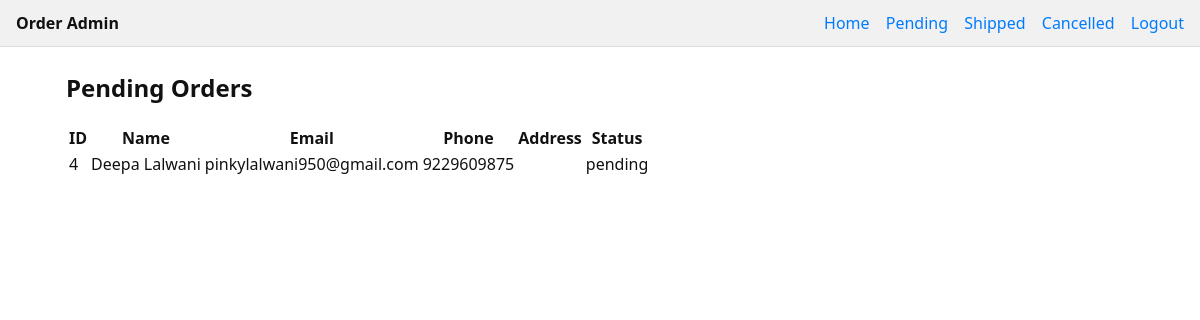
/admin/orders (signed in), run on the app's committed database.
### tables this page shows
CREATE TABLE orders (
            id INTEGER PRIMARY KEY AUTOINCREMENT,
            email TEXT,
            phone TEXT,
            name TEXT,
            addressLine1 TEXT,
            addressLine2 TEXT,
            landmark TEXT,
            pincode TEXT,
            city TEXT,
            state TEXT,
            country TEXT,
            quantity INTEGER,
            paymentProof TEXT,
            created_at TEXT
        , status TEXT DEFAULT 'pending');

### main.py (the view)
@app.get("/admin/orders")
def admin_list_orders(
    request: Request,
    status: str = "pending",
    q: str = "",
    page: int = 1,
    page_size: int = 20
):
    require_admin(request)
    offset = max(0, (page - 1) * page_size)
    conn = sqlite3.connect(DB_PATH)
    conn.row_factory = sqlite3.Row
    cursor = conn.cursor()
    base = "SELECT * FROM orders"
    where = []
    params = []
    if status:
        where.append("status = ?")
        params.append(status)
    if q:
        where.append("(phone LIKE ? OR email LIKE ? OR name LIKE ?)")
        like = f"%{q}%"
        params.extend([like, like, like])
    where_clause = (" WHERE " + " AND ".join(where)) if where else ""
    order_clause = " ORDER BY id DESC"
    limit_clause = " LIMIT ? OFFSET ?"
    params.extend([page_size, offset])
    cursor.execute(base + where_clause + order_clause + limit_clause, params)
    rows = cursor.fetchall()
    count_sql = "SELECT COUNT(*) FROM orders" + where_clause
    cursor.execute(count_sql, params[:-2])  # exclude limit/offset
    total = cursor.fetchone()[0]
    conn.close()
    return templates.TemplateResponse(
        "admin_orders_filtered.html",
        {
            "request": request,
            "orders": [dict(row) for row in rows],
            "total": total,
            "page": page,
            "page_size": page_size,
            "status": status,
            "q": q
        }
    )

### templates/admin_orders_filtered.html
{% extends "base.html" %}
{% block content %}
<h2>{{ status|capitalize }} Orders</h2>
<table>
  <thead>
    <tr>
      <th>ID</th>
      <th>Name</th>
      <th>Email</th>
      <th>Phone</th>
      <th>Address</th>
      <th>Status</th>
    </tr>
  </thead>
  <tbody>
    {% for order in orders %}
    <tr>
      <td>{{ order.id }}</td>
      <td>{{ order.name }}</td>
      <td>{{ order.email }}</td>
      <td>{{ order.phone }}</td>
      <td>{{ order.address }}</td>
      <td>{{ order.status }}</td>
    </tr>
    {% endfor %}
  </tbody>
</table>
{% endblock %}

### static/admin.css (style rules this page uses)
:root { --bg: #ffffff; --card: #f9f9f9; --text: #111111; --muted: #555555; --accent: #007bff; --ok: #28a745; --warn: #ffc107; --err: #dc3545; --border: #dddddd; }
* { box-sizing:border-box }
body { margin:0;background:var(--bg);color:var(--text);font-family:system-ui,-apple-system,Segoe UI,Roboto,Ubuntu,Cantarell,Noto Sans,sans-serif }

### data on the page
orders: status "Pending", id "4", name "Deepa Lalwani", email "pinkylalwani950@gmail.com", phone "9229609875", status "pending"
